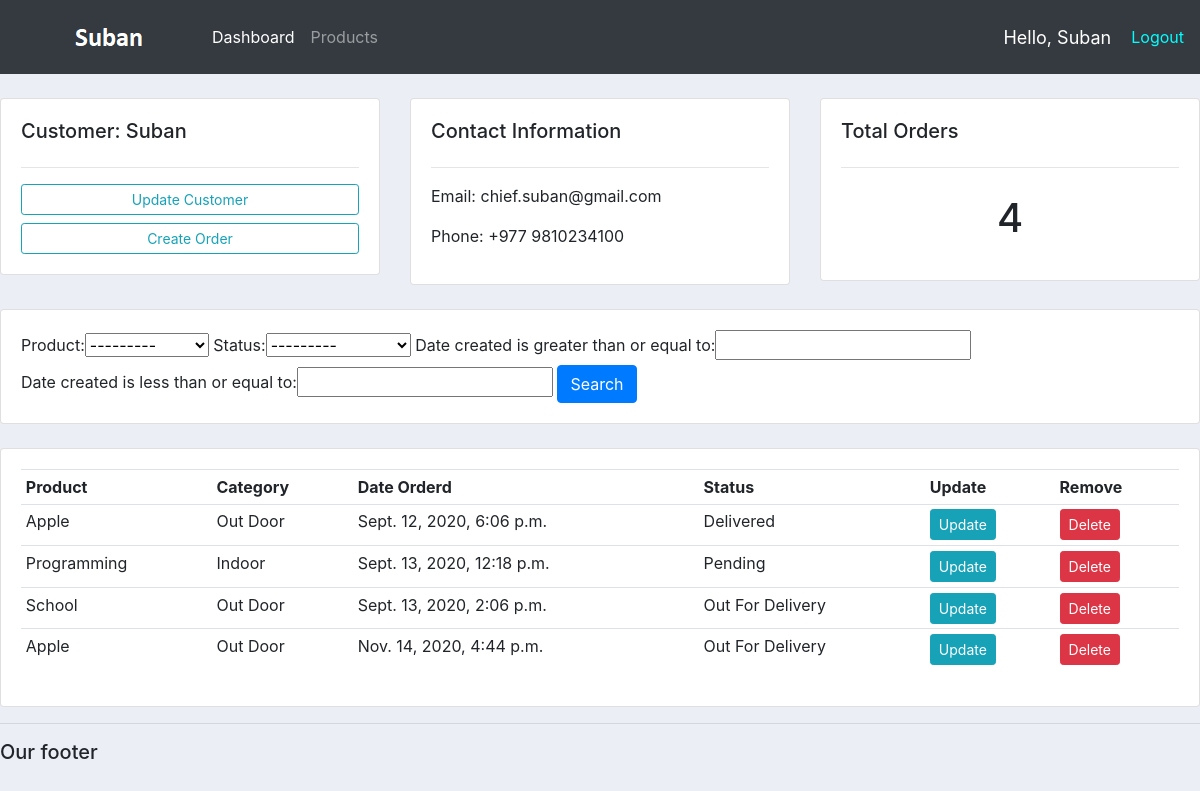
/customer/2 (signed in), run on the app's committed database.
### accounts/models.py (models this page shows, shortened)
class Customer(models.Model):
    user = models.OneToOneField(User, null=True, blank=True, on_delete=models.CASCADE)
    name = models.CharField(max_length=50, null=True)
    phone = models.CharField(max_length=50, null=True)
    email = models.CharField(max_length=50, null=True)
    date_created = models.DateTimeField(auto_now_add=True)
    profile_pic = models.ImageField(default="profile1.png", null=True, blank=True)
    def __str__(self):
        return self.name

class Order(models.Model):
    STATUS = (
        ('Pending', 'Pending'),
        ('Out For Delivery', 'Out For Delivery'),
        ('Delivered', 'Delivered')
    )
    customer = models.ForeignKey(Customer, null=True, on_delete= models.SET_NULL)
    product = models.ForeignKey(Product, null=True, on_delete= models.SET_NULL)
    date_created = models.DateTimeField(auto_now_add=True)
    status = models.CharField(max_length=50, null=True, choices=STATUS)

class Product(models.Model):
    CATEGORY = (
        ('Indoor', 'Indoor'),
        ('Out Door', 'Out Door')
    )
    name = models.CharField(max_length=50, null=True)
    price = models.FloatField(null=True)
    category = models.CharField(max_length=50, null=True, choices=CATEGORY)
    description = models.CharField(max_length=50, null=True, blank=True)
    date_created = models.DateTimeField(auto_now_add=True)
    tags = models.ManyToManyField(Tag)
    def __str__(self):
        return self.name

### accounts/decorators.py (the view)
        def wrapper_func(request, *args, **kwargs):
            group = None
            if request.user.groups.exists():
                group = request.user.groups.all()[0].name
            if group in allowed_roles:
                return view_func(request, *args, **kwargs)
            else:
                return HttpResponse("You are not authorized to view this page.")

### accounts/views.py (called while the page is built)
@login_required(login_url='login')
@allowed_users(allowed_roles=['admin'])
def customer(request, pk):
    customer = Customer.objects.get(id=pk)
    orders = customer.order_set.all()
    total_orders = orders.count()
    myFilter = OrderFilter(request.GET, queryset=orders)
    orders = myFilter.qs
    context = {
        'customer':customer,
        'orders':orders,
        'total_orders': total_orders,
        'myFilter': myFilter
    }
    return render(request, "accounts/customer.html", context)

### accounts/templates/accounts/customer.html
{%  extends 'accounts/main.html' %}
{% block content %}
	<br>
<div class="row">
	<div class="col-md">
		<div class="card card-body">
			<h5>Customer: {{customer}}</h5>
			<hr>
			<a class="btn btn-outline-info  btn-sm btn-block" href="">Update Customer</a>
			<a class="btn btn-outline-info  btn-sm btn-block" href="{% url 'create_order' customer.id %}">Create Order</a>
		</div>
	</div>
	<div class="col-md">
		<div class="card card-body">
			<h5>Contact Information</h5>
			<hr>
			<p>Email: {{customer.email}}</p>
			<p>Phone: {{customer.phone}}</p>
		</div>
	</div>
	<div class="col-md">
		<div class="card card-body">
			<h5>Total Orders</h5>
			<hr>
			<h1 style="text-align: center;padding: 10px">{{total_orders}}</h1>
		</div>
	</div>
</div>
<br>
<div class="row">
	<div class="col">
		<div class="card card-body">
			<form method="get">
				{{myFilter.form}}
		    <button class="btn btn-primary" type="submit">Search</button>
		  </form>
		</div>
	</div>
</div>
<br>
<div class="row">
	<div class="col-md">
		<div class="card card-body">
			<table class="table table-sm">
				<tr>
					<th>Product</th>
					<th>Category</th>
					<th>Date Orderd</th>
					<th>Status</th>
					<th>Update</th>
					<th>Remove</th>
				</tr>
				{% for order in orders %}
				<tr>
					<td>{{order.product}}</td>
					<td>{{order.product.category}}</td>
					<td>{{order.date_created}}</td>
					<td>{{order.status}}</td>
					<td><a class="btn btn-sm btn-info" href="{% url 'update_order' order.id %}">Update</a></td>
					<td><a class="btn btn-sm btn-danger" href="{% url 'delete_order' order.id %}">Delete</a></td>
				</tr>
				{% endfor %}
			</table>
		</div>
	</div>
</div>
{% endblock %}

### accounts/templates/accounts/navbar.html (shortened to what this page needs)
{% load static %}
<nav class="navbar navbar-expand-lg navbar-dark bg-dark">
    <img src="{% static 'images/logo.png' %}" alt="">
    <div class="collapse navbar-collapse" id="navbarNav">
      <ul class="navbar-nav">
        {% if request.user.is_staff %}
        <li class="nav-item active">
          <a class="nav-link" href="{% url 'home' %}">Dashboard</a>
        </li>
        <li class="nav-item">
          <a class="nav-link" href="{% url 'products' %}">Products</a>
        </li>
        {% else %}
        <li class="nav-item">
        <a class="nav-link" href={% url 'account' %}>Settings</a>
        </li>
        {% endif %}
      </ul>
    </div>
    <span class="hello-msg">Hello, {{request.user}}</span>
    <span><a class="logout-btn" href="{% url 'logout' %}">Logout</a></span>
  </nav>

### static/css/main.css (style rules this page uses)
body { background-color: #ebeff5; }

### accounts/templates/accounts/navbar.html (style rules this page uses)
.hello-msg { color: white; font-size: 18px; margin-right: 20px; }
.logout-btn { text-decoration:none; color:cyan; }

### data on the page
Customer: name "Suban", email "chief.suban@gmail.com", phone "+977 9810234100"
Order: product "Apple", product.category "Out Door", date_created "Sept. 12, 2020, 6:06 p.m.", status "Delivered"
Order: product "Programming", product.category "Indoor", date_created "Sept. 13, 2020, 12:18 p.m.", status "Pending"
Order: product "School", product.category "Out Door", date_created "Sept. 13, 2020, 2:06 p.m.", status "Out For Delivery"
Order: product "Apple", product.category "Out Door", date_created "Nov. 14, 2020, 4:44 p.m.", status "Out For Delivery"

### other printed values
{{ request.user }} "Suban"
{{ total_orders }} "4"
